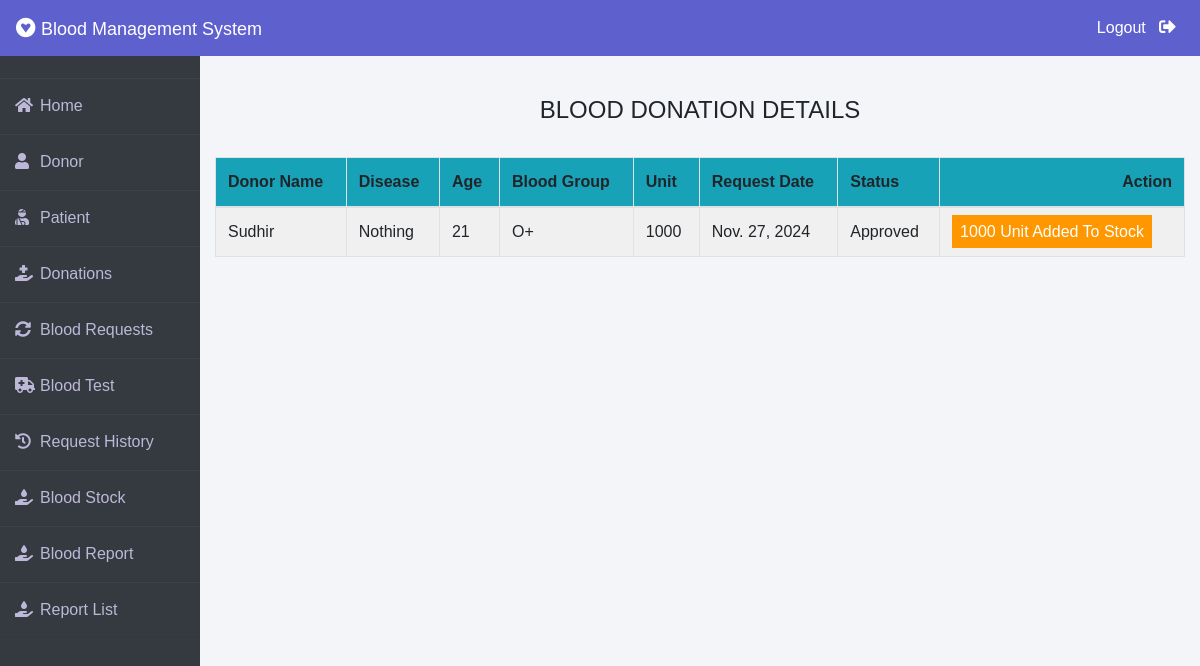
Screenshot of /admin-donation (signed in) with the database file from the repository.
### donor/models.py (models this page shows, shortened)
class BloodDonate(models.Model):
    donor=models.ForeignKey(Donor,on_delete=models.CASCADE)
    disease=models.CharField(max_length=100,default="Nothing")
    age=models.PositiveIntegerField()
    bloodgroup=models.CharField(max_length=10)
    unit=models.PositiveIntegerField(default=0)
    status=models.CharField(max_length=20,default="Pending")
    date=models.DateField(auto_now=True)

class Donor(models.Model):
    user=models.OneToOneField(User,on_delete=models.CASCADE)
    profile_pic= models.ImageField(upload_to='profile_pic/Donor/',null=True,blank=True)
    bloodgroup=models.CharField(max_length=10)
    address = models.CharField(max_length=40)
    mobile = models.CharField(max_length=20,null=False)
    def __str__(self):
        return self.user.first_name

### blood/views.py (the view)
# urls.py: path('admin-donation', views.admin_donation_view,name='admin-donation'),
@login_required(login_url='adminlogin')
def admin_donation_view(request):
    donations=dmodels.BloodDonate.objects.all()
    return render(request,'blood/admin_donation.html',{'donations':donations})

### templates/blood/admin_donation.html (shortened to what this page needs)
{% extends 'blood/adminbase.html' %}
{% block content %}
{% load widget_tweaks %}
{%load static%}
<head>
   </head>
<br><br>
<div class="container">
    <H4 class="text-center">BLOOD DONATION DETAILS</H4><br>
    <table class="table table-light table-hover table-bordered table-striped">
        <thead class="bg-info">
            <tr>
                <th scope="col">Donor Name</th>
                <th scope="col">Disease</th>
                <th scope="col">Age</th>
                <th scope="col">Blood Group</th>
                <th scope="col">Unit</th>
                <th scope="col">Request Date</th>
                <th scope="col">Status</th>
                <th class="text-right">Action</th>
            </tr>
        </thead>
        <tbody>
            {% for t in donations %}
            <tr>
                <td> {{t.donor}}</td>
                <td> {{t.disease}}</td>
                <td> {{t.age}}</td>
                <td>{{t.bloodgroup}}</td>
                <td>{{t.unit}}</td>
                <td>{{t.date}}</td>
                <td>{{t.status}}</td>
                {% if t.status == 'Pending' %}
                <td class="text-right">
                    <button class="btn btn-primary badge-pill" style="width: 100px;"><a  style="text-decoration: none;color: white;" href="{% url 'approve-donation' t.id  %}">APPROVE</a> </button>
                    <button class="btn btn-danger badge-pill" style="width: 80px;"><a  style="text-decoration: none;color: white;" href="{% url 'reject-donation' t.id  %}">REJECT</a> </button>
                </td>
                {% elif  t.status == 'Approved' %}
                <td><span class="label warning">{{t.unit}} Unit Added To Stock</span></td>
                {% else %}
                <td><span class="label danger">0 Unit Added To Stock</span></td>
                {% endif %}
            </tr>
            {% endfor %}
        </tbody>
    </table>
</div>
{% endblock content %}

### templates/blood/adminbase.html (style rules this page uses)
* { margin: 0; padding: 0; box-sizing: border-box; list-style: none; text-decoration: none; font-family: 'Josefin Sans', sans-serif; }
body { background-color: #f3f5f9; }

### templates/blood/admin_donation.html (style rules this page uses)
.label { color: white; padding: 8px; }
.warning { background-color: #ff9800; }

### rows the page displays
BloodDonate: donor "Sudhir", disease "Nothing", age "21", bloodgroup "O+", unit "1000", date "Nov. 27, 2024", status "Approved"
